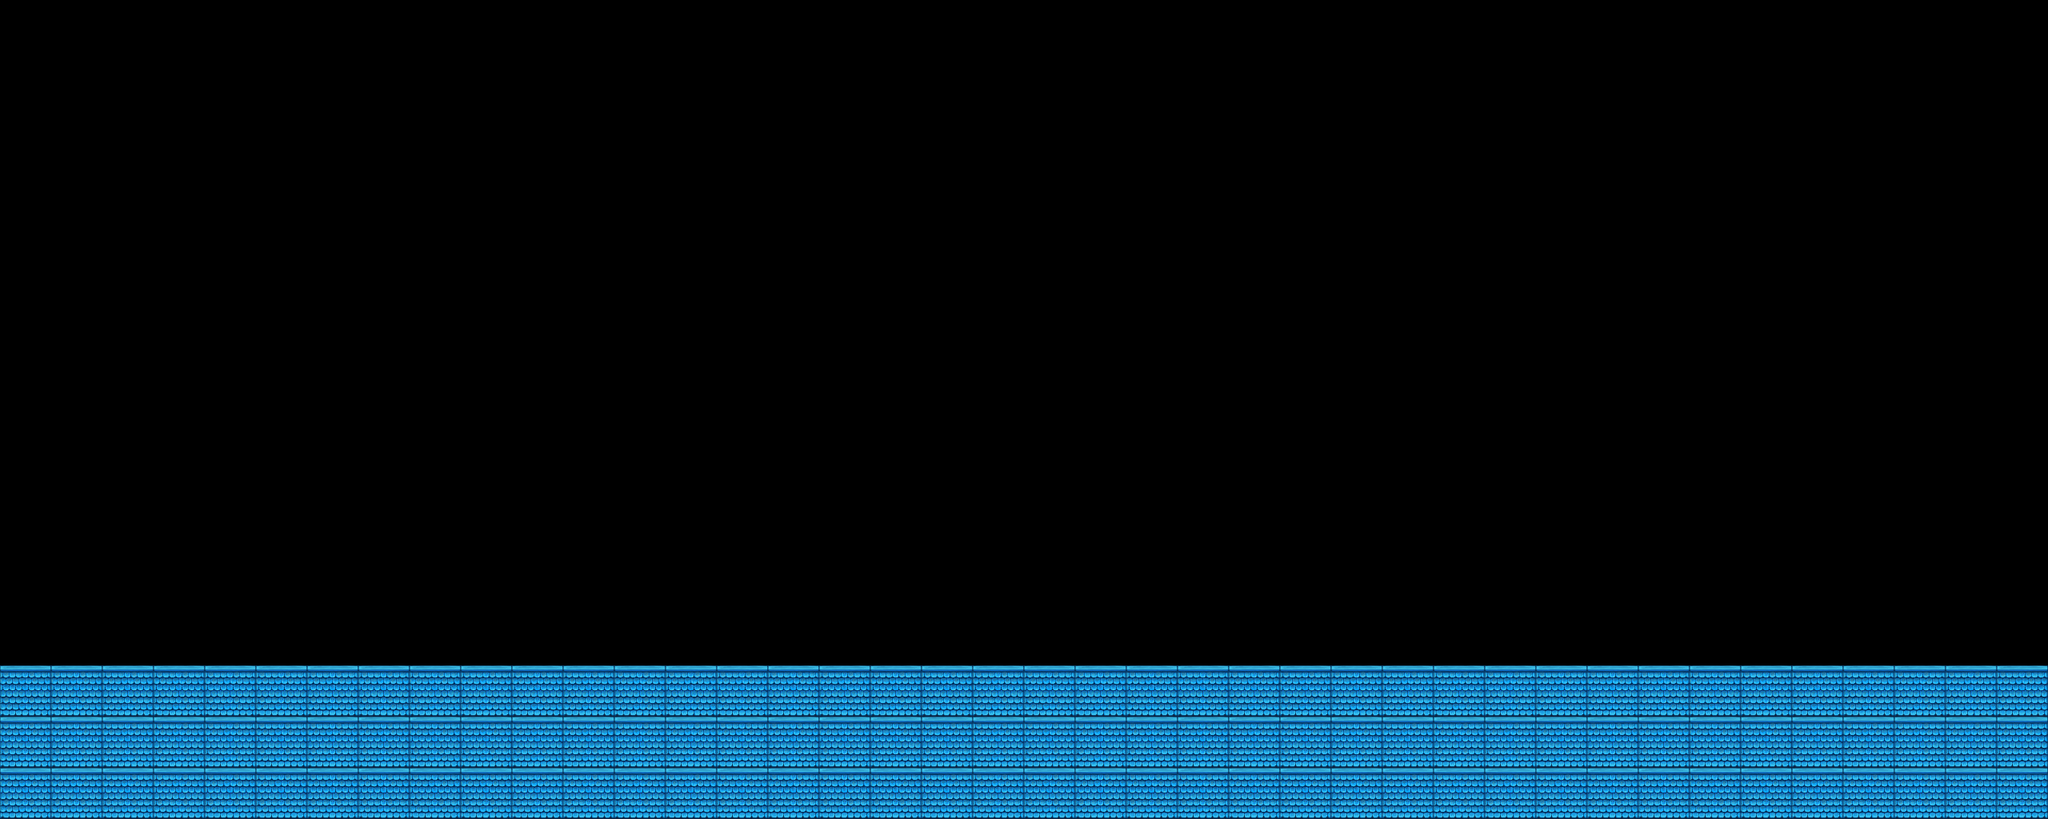

Below is a game level as drawn by its tile map, then a one-line description and the .tmx that defines it (tile-layer data replaced by summaries):
An orthogonal 40x16 tile map with 64x64 px tiles, 1 tile layer (Capa de Patrones 1).

<map version="1.0" orientation="orthogonal" renderorder="right-down" width="40" height="16" tilewidth="64" tileheight="64">
 <tileset firstgid="1" name="tileset" tilewidth="64" tileheight="64">
  <image source="../img/tileset.png" trans="ff00ff" width="512" height="256" />
 </tileset>
 <layer name="Capa de Patrones 1" width="40" height="16">
  <data>[640 cells, 120 non-empty, 1 distinct tile ids]</data>
 </layer>
 <objectgroup name="Capa de Objetos 1" />
</map>
